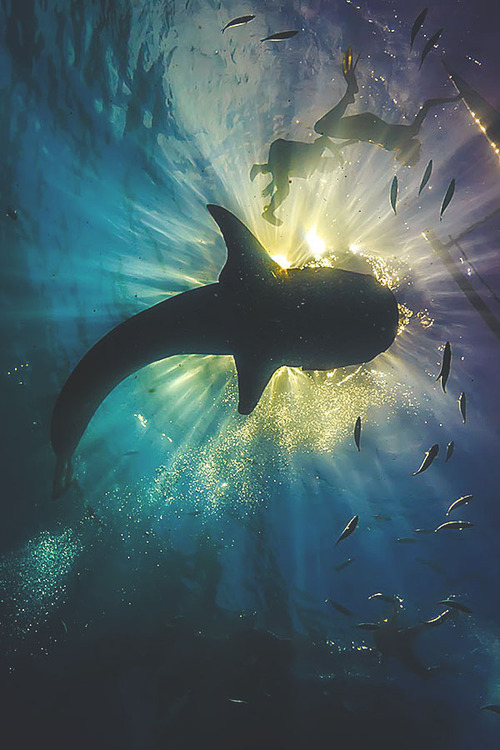
//> input picture 计算机视觉实验/Sobel/1.jpg, 500 x 750 px
$ ./Sobel   (built with g++ and OpenCV 4)
//> lines starting //> are read from the running program, lines starting //| are printed output that depends on the picture
#include <iostream>
#include<iostream>
#include <opencv2/opencv.hpp>
#include<opencv2/highgui/highgui.hpp>
#include<opencv2/imgproc/imgproc.hpp>

using namespace std;
using namespace cv;

int main()
{
	printf("\n\n\t\t\t	 此为实验示例程序\n");
	printf("\n\n\t\t\t   当前使用的OpenCV版本为：" CV_VERSION);
	printf("\n\n\t\t\t   当前实验为：Sobel边缘检测");
	printf("\n\n  ----------------------------------------------------------------------------\n");
	//创建矩阵
	Mat x, y,dx, dy, dst;

	//载入原始图
	Mat src = imread("1.jpg");  //工程目录下应该有一张名为1.jpg的素材图
//> src is the input picture: 750 rows x 500 cols, CV_8UC3; mean B, G, R 99.4, 95.6, 73
	if (!src.data) { cout << "读取错误！无法读取到图像！" << endl; return false; }

	//显示原始图
	imshow("原始图", src);

	//求X方向梯度
	Sobel(src, x, CV_16S, 1, 0, 3, 1, 1, BORDER_DEFAULT);
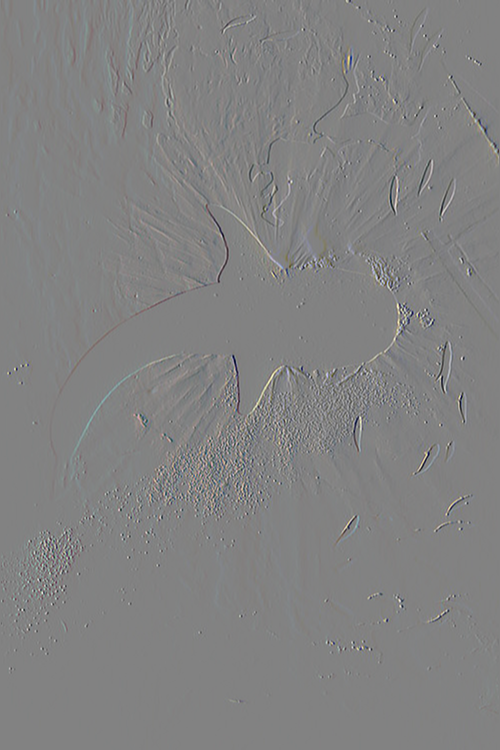
//> x: 750 rows x 500 cols, CV_16SC3; mean B, G, R 1.3, 1.1, 1.3; drawn with min black and max white
	convertScaleAbs(x, dx);
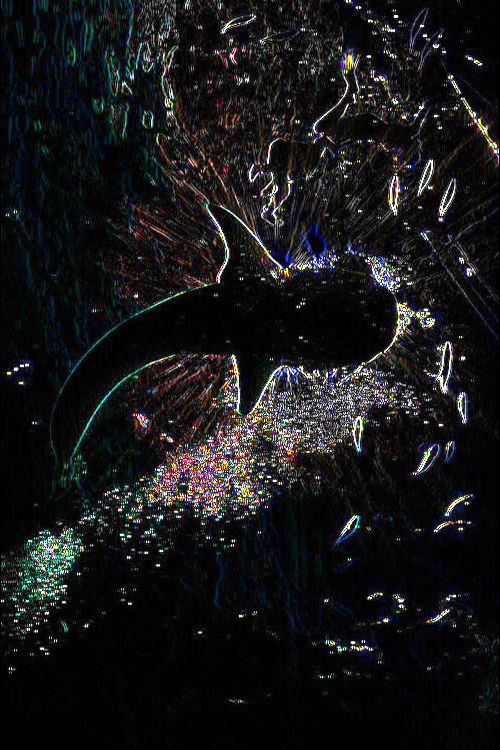
//> dx: 750 rows x 500 cols, CV_8UC3; mean B, G, R 24.5, 23.5, 23.1
	imshow("X方向Sobel", dx);

	//求Y方向梯度
	Sobel(src, y, CV_16S, 0, 1, 3, 1, 1, BORDER_DEFAULT);
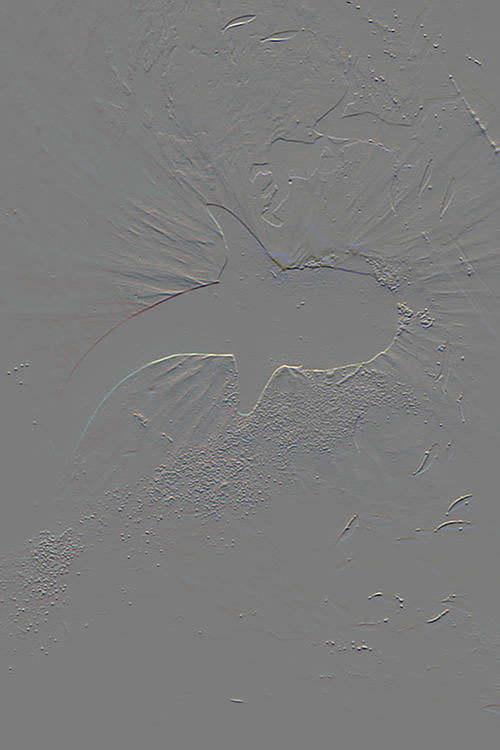
//> y: 750 rows x 500 cols, CV_16SC3; mean B, G, R 0.6, 0.7, 0.8; drawn with min black and max white
	convertScaleAbs(y, dy);
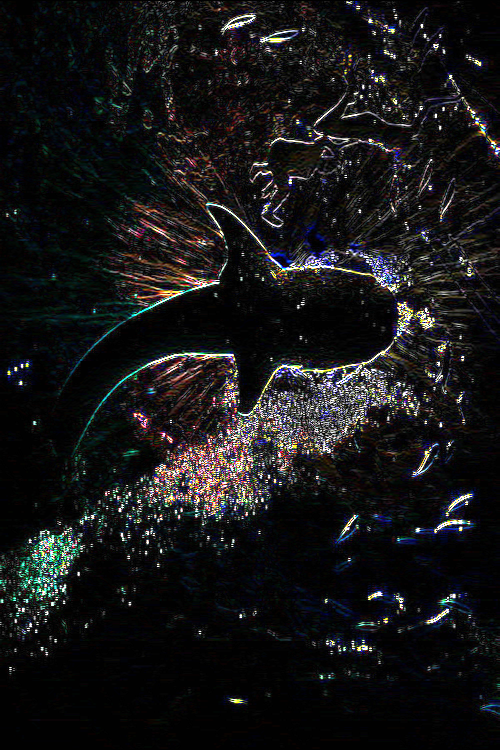
//> dy: 750 rows x 500 cols, CV_8UC3; mean B, G, R 23.6, 22.7, 22.9
	imshow("Y方向Sobel", dy);

	//合并梯度(近似)
	addWeighted(dx, 0.5, dy, 0.5, 0, dst);
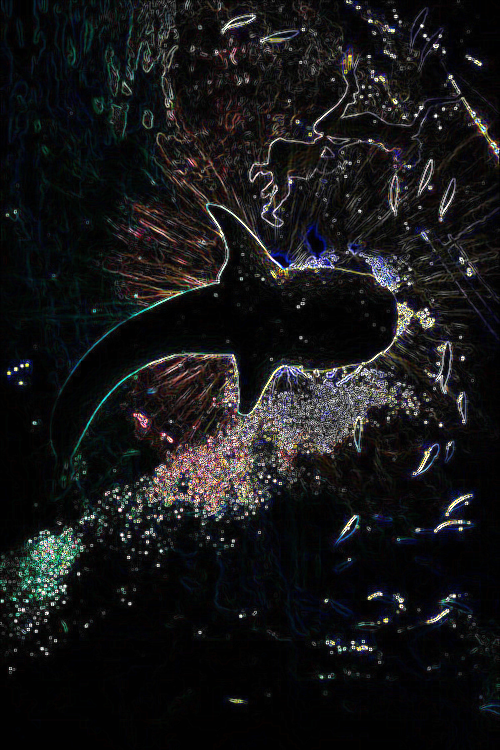
//> dst: 750 rows x 500 cols, CV_8UC3; mean B, G, R 24.1, 23.1, 23
	imshow("所有方向Sobel", dst);

	waitKey(0);
	return 0;
}
